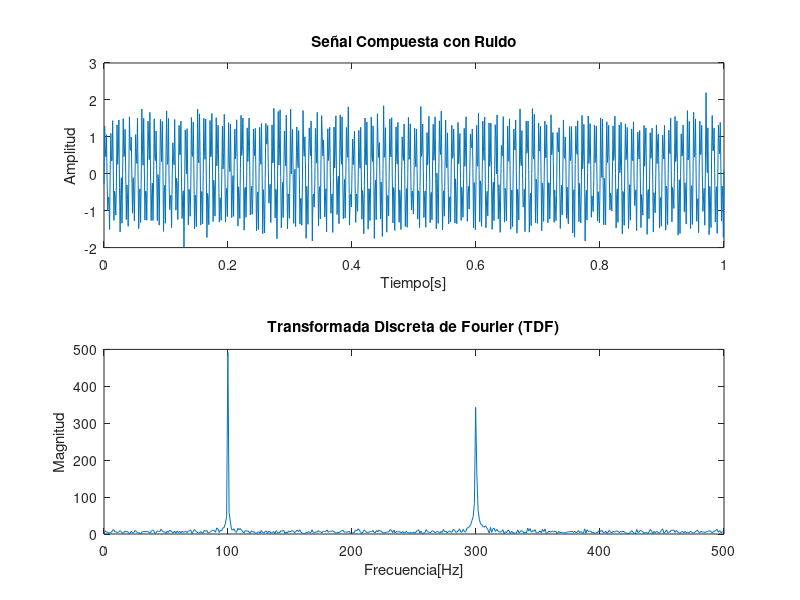

The MATLAB source for this figure:
#Transformada de Fourier en Tiempo Discretro

clear;
clc;

#Parámetros de la señal
fs = 1000; #Frecuencia de muestreo en Hz
t = 0:1/fs:1; #Vector de tiempo de 1 segundo

#Señal senoidal 1
A1= 1;
f1 = 100;
S1 = A1*sin(2*pi*f1*t);

#Señal senoidal 2
A2 = 0.8;
f2 = 300;
S2 = A2*sin(2*pi*f2*t);

#Generando ruido aleatorio con media de cero
med = 0;
desv = 0.2; #Ajuste según la cantidad de ruido deseado
R = desv*randn(size(t)) + med;

#Generando señal compuesta con ruido
S_Comp = S1+S2 +R;

#Calculando la Transformada Discreta de Fourier utilizando fft
TDF = fft(S_Comp);

#Calcular el eje de frecuencia correspondiente
f = fs*(0:(length(TDF)-1)) / length(TDF);

#Señal generada en el dominio del tiempo
subplot(2, 1, 1);
plot(t, S_Comp);
title('Señal Compuesta con Ruido');
xlabel('Tiempo[s]');
ylabel('Amplitud');

#Grafica de TDF en el domino de la frecuencia
subplot(2, 1, 2);
plot(f, abs(TDF));
title('Transformada Discreta de Fourier (TDF)');
xlabel('Frecuencia[Hz]');
ylabel('Magnitud');

# Ajustar los límites del eje x en la segunda subtrama para mostrar solo frecuencias positivas
xlim([0, fs/2]);
